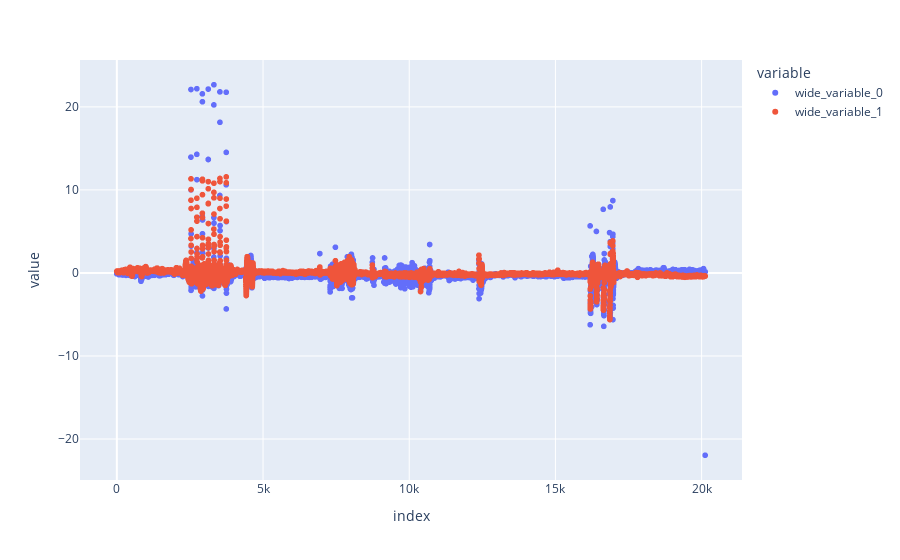

Notebook cell for this chart:
### Code cell
fig=px.scatter(df, y=[(df['3']-512)/21,(df['1']-512)/21])
fig.show()

### Figure 1 — Plotly figure (JSON) as saved in the notebook; plotly's stock layout.template omitted (floating-point values rounded to 4 significant figures; data arrays with more than 128 entries replaced by an {"elided": "..."} marker saying what was removed)
{"data": [{"hovertemplate": "variable=wide_variable_0<br>index=%{x}<br>value=%{y}<extra></extra>", "legendgroup": "wide_variable_0", "marker": {"color": "#636efa", "symbol": "circle"}, "mode": "markers", "name": "wide_variable_0", "showlegend": true, "type": "scattergl", "x": {"elided": "20122 int values"}, "xaxis": "x", "y": {"elided": "20122 float values"}, "yaxis": "y"}, {"hovertemplate": "variable=wide_variable_1<br>index=%{x}<br>value=%{y}<extra></extra>", "legendgroup": "wide_variable_1", "marker": {"color": "#EF553B", "symbol": "circle"}, "mode": "markers", "name": "wide_variable_1", "showlegend": true, "type": "scattergl", "x": {"elided": "20122 int values"}, "xaxis": "x", "y": {"elided": "20122 float values"}, "yaxis": "y"}], "layout": {"legend": {"title": {"text": "variable"}, "tracegroupgap": 0}, "margin": {"t": 60}, "xaxis": {"anchor": "y", "domain": [0, 1], "title": {"text": "index"}}, "yaxis": {"anchor": "x", "domain": [0, 1], "title": {"text": "value"}}}}
